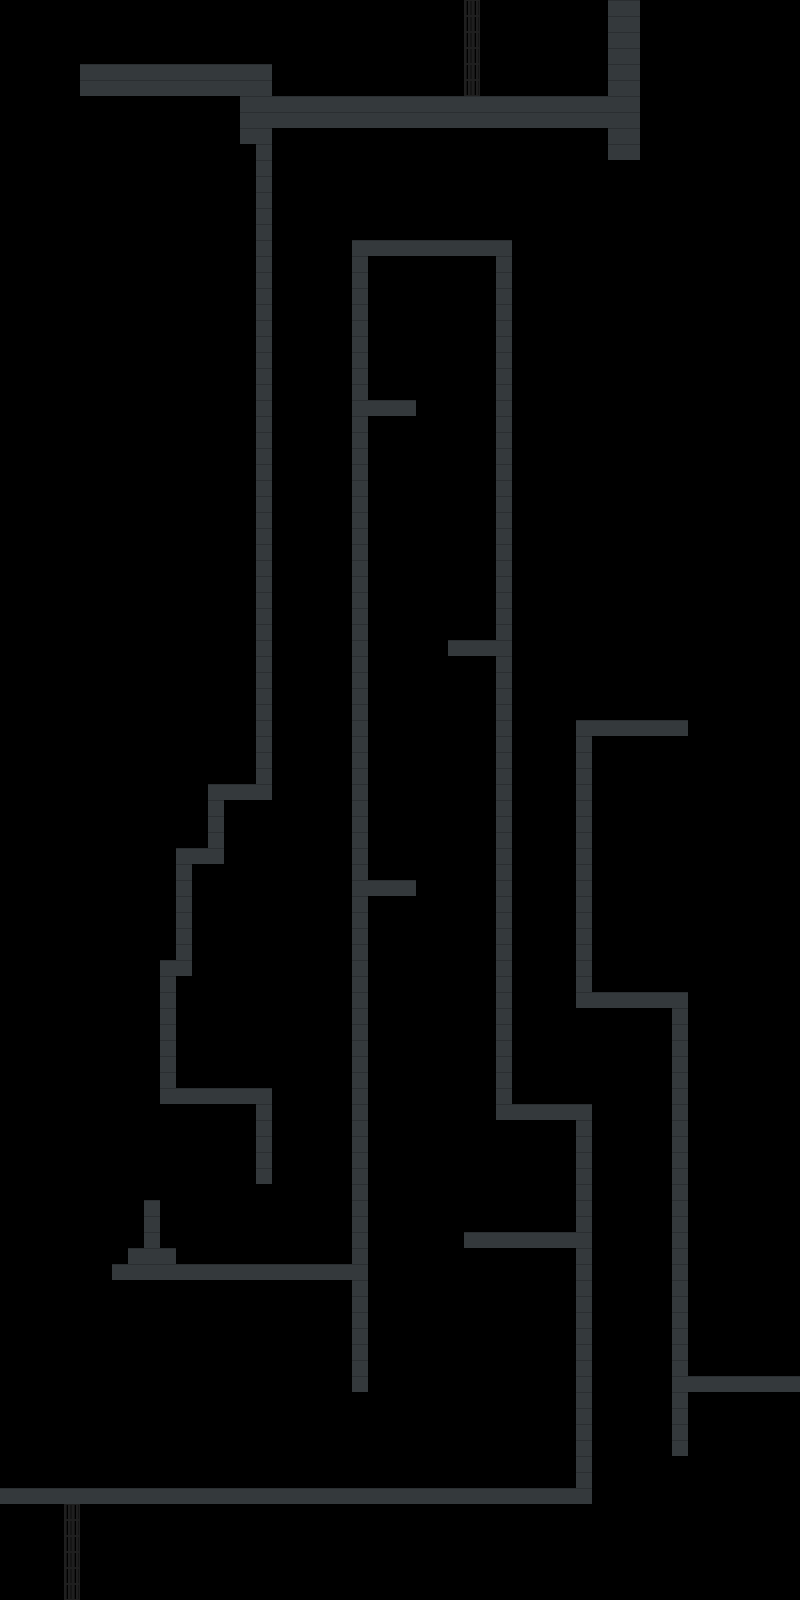

This game map was drawn from its Tiled (.tmx) file and the tilesets committed beside it. A one-line description and the trimmed map source follow:
An orthogonal 50x100 tile map with 16x16 px tiles, 2 tile layers (Background, Walls).

<map version="1.5" tiledversion="1.7.2" orientation="orthogonal" renderorder="right-down" width="50" height="100" tilewidth="16" tileheight="16" infinite="0" nextlayerid="3" nextobjectid="1">
 <tileset firstgid="1" name="tileSet" tilewidth="16" tileheight="16" tilecount="18" columns="9">
  <image source="tileSet.png" width="144" height="32" />
 </tileset>
 <layer id="1" name="Background" width="50" height="100">
  <data>[5000 cells, 5000 non-empty, 2 distinct tile ids]</data>
 </layer>
 <layer id="2" name="Walls" width="50" height="100">
  <data>[5000 cells, 471 non-empty, 1 distinct tile ids]</data>
 </layer>
</map>